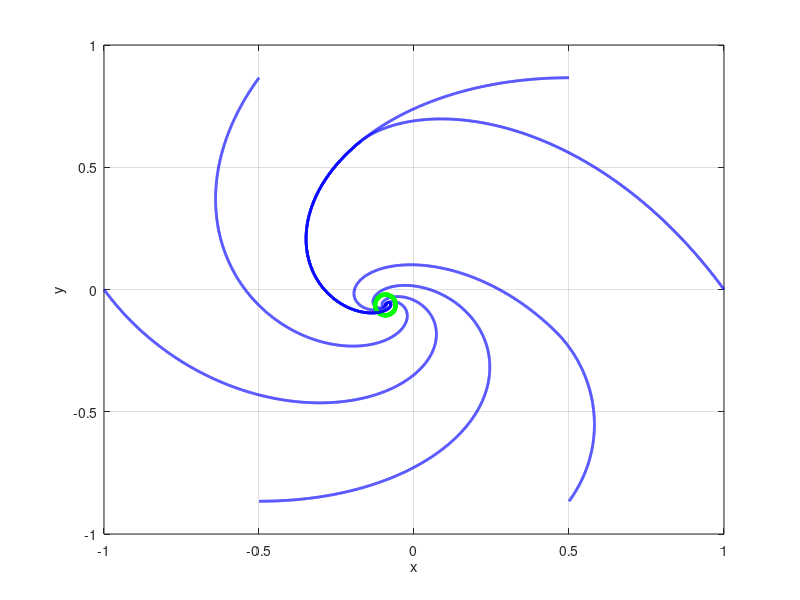

Reproduce this figure in MATLAB. (Note: this script raises an error after producing the figure.)
clear
clc
close all

N = 6; % Number of particles
t = 0;
r_ini = 1;
dt = 0.001;
v_mag = 0.2; % Speed of particles
alpha = 2*pi/N;
d_ini = 2*r_ini*sin(alpha/2);
tf = d_ini/(v_mag*(1-cos(alpha))); % calculate relative velocity by considering component velocities of both particles
t_j = 1;
frames_max = int16(tf/dt + 1);

asymmetry = true; % Breaking the symmetry of the problem by giving Nth particle twice the speed

particles = struct;
particles(N).time = zeros(frames_max,1);
particles(N).r = zeros(frames_max,3);
particles(N).r_rel = zeros(frames_max,3);
particles(N).v = v_mag*ones(frames_max,3);
particles(N).n_hat = ones(frames_max,3);
for j=1:N
    particles(j).r = zeros(frames_max,3);
    particles(j).r_rel = zeros(frames_max,3);
    particles(j).v = v_mag*ones(frames_max,3);
    particles(j).n_hat = ones(frames_max,3);
    particles(j).r(1,:) = [r_ini*cos(j*alpha) r_ini*sin(j*alpha) 0];
    particles(j).time(1) = 0;
end

while t<tf
    for j=1:N
        if j<N
            particles(j).r_rel(t_j,:) = particles(j+1).r(t_j,:) - particles(j).r(t_j,:);
        else
            particles(j).r_rel(t_j,:) = particles(1).r(t_j,:) - particles(j).r(t_j,:);
        end
        particles(j).n_hat(t_j,:) = particles(j).r_rel(t_j,:) ./ norm(particles(j).r_rel(t_j,:));
        particles(j).v(t_j,:) = v_mag*particles(j).n_hat(t_j,:);
        if asymmetry
            particles(N).v(t_j,:) = 2*v_mag*particles(N).n_hat(t_j,:);
        end
        if t_j < frames_max
            particles(j).r(t_j + 1,:) = particles(j).r(t_j,:) + particles(j).v(t_j,:)*dt;
            particles(j).time(t_j + 1,:) = t + dt;
        end
    end
t = t + dt;
t_j = t_j + 1;
end

t_new = particles(1).time;
frame_count = 0;

disp("WARNING: DO NOT CLOSE THE ANIMATION while MATLAB reads BUSY in left bottom corner")

figh = figure;

for k=1:100:length(t_new)
    clf
    
    for j=1:N
        T = particles(j).time;
        x = particles(j).r(:,1);
        y = particles(j).r(:,2);
        if j<N
            x_next = particles(j+1).r(:,1);
            y_next = particles(j+1).r(:,2);
        else
            x_next = particles(1).r(:,1);
            y_next = particles(1).r(:,2);
        end
        
        t_k = T(k);
        x_k = x(k);
        y_k = y(k);
        
        x_k_next = x_next(k);
        y_k_next = y_next(k);

        plot(x_k, y_k, 'go', 'LineWidth', 3, 'MarkerSize', 15)
        hold on
        line([x_k x_k_next],[y_k y_k_next], 'color', 'r', 'LineWidth', 2);

        hold on
        plot(x, y, 'b-', 'LineWidth', 2)
    end
    
    grid on
    xlabel('x')
    ylabel('y')
    
    frame_count = frame_count + 1;
    movie_vector(frame_count) = getframe(gcf);
end

my_writer = VideoWriter('Puzzling200P1Vid', 'MPEG-4');
my_writer.FrameRate = 20;

open(my_writer);
writeVideo(my_writer, movie_vector);
close(my_writer);
